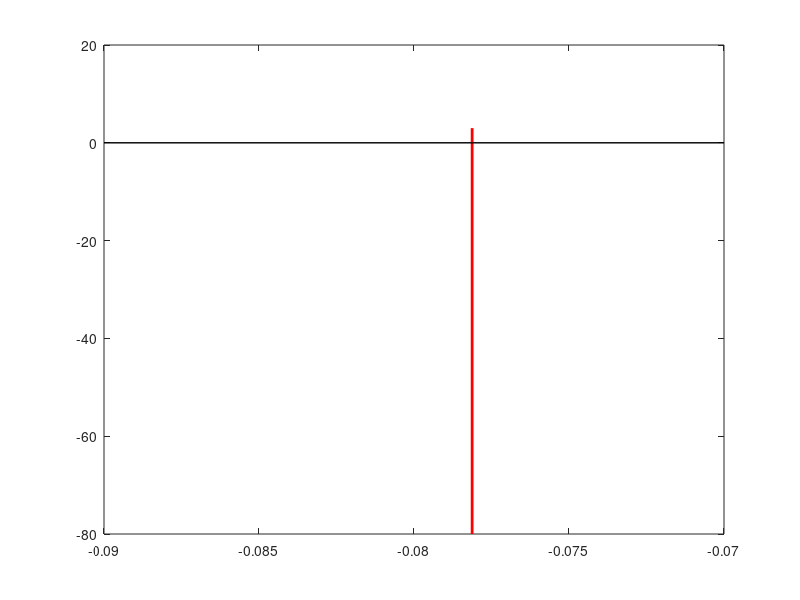

Recreate this plot in MATLAB. (Note: this script raises an error after producing the figure.)
clc
clear all
close all
format long
rng('default');

L=64;
nfft=L*64;
x_label=-0.5:1/nfft:0.5-1/nfft;
% w=2*pi*[0,1/L,5/L,5.7/L];
w=2*pi*[-5/L,0/L,5/L,5.7/L];
y=w/2/pi;
tgt_num=length(w);
amp=ones(1,tgt_num);
amp(tgt_num)=10^(-10/20);
sig=zeros(1,L);
nfft=4096;
search_f=-0.5:1/nfft:0.5-1/nfft;
for i=1:tgt_num
    theta=2*pi*rand();
    sig=sig+amp(i)*exp(1i*theta)*exp(1i*w(i)*(0:(L-1)));
end
sig=sig/sqrt(mean(abs(sig.^2)));
%% 
SNR=20;
noise=wgn(size(sig,1),size(sig,2),0,'complex');
noisedSig_20dB=sig*10^(SNR/20)+noise;
SNR=0;
noise=wgn(size(sig,1),size(sig,2),0,'complex');
noisedSig_0dB=sig*10^(SNR/20)+noise;

% load noisedSig_20dB
% load noisedSig_0dB

%% MUSIC
musicWinLen=L/2;
snapNum=L-musicWinLen+1;
x=0;
sk=zeros(musicWinLen,snapNum);
for i=1:snapNum
    B1=noisedSig_20dB(i:(i+musicWinLen-1));
    x=x+1;
    z1=B1(:);
    sk(:,x)=z1;
end
Rss= sk*sk'/snapNum;

[EV,D] = eig(Rss);
[EVA,I] = sort(diag(D).');
EV = fliplr(EV(:,I));
G = EV(:,tgt_num+1:end);
P_music_20dB=zeros(1,nfft);
for i=1:length(search_f)
    steeringVec=exp(1i*2*pi*search_f(i)*(0:musicWinLen-1)).';
    P_music_20dB(i)=1/(steeringVec'*G*G'*steeringVec);
end

%%
musicWinLen=L/2;
snapNum=L-musicWinLen+1;
x=0;
sk=zeros(musicWinLen,snapNum);
for i=1:snapNum
    B1=noisedSig_0dB(i:(i+musicWinLen-1));
    x=x+1;
    z1=B1(:);
    sk(:,x)=z1;
end
Rss= sk*sk'/snapNum;

[EV,D] = eig(Rss);
[EVA,I] = sort(diag(D).');
EV = fliplr(EV(:,I));
G = EV(:,tgt_num+1:end);
P_music_0dB=zeros(1,nfft);
for i=1:length(search_f)
    steeringVec=exp(1i*2*pi*search_f(i)*(0:musicWinLen-1)).';
    P_music_0dB(i)=1/(steeringVec'*G*G'*steeringVec);
end
%%
h=figure(2)
set(h,'position',[100 100 1000 600]);

for i=1:tgt_num
    h1=stem(y(i),-80,'r-','Marker','none','linewidth',2);
    hold on;
    h2=stem(y(i),3,'r-','Marker','none','linewidth',2);
    hold on;
    set(get(get(h1,'Annotation'),'LegendInformation'),'IconDisplayStyle','off');
    set(get(get(h2,'Annotation'),'LegendInformation'),'IconDisplayStyle','off');
end
axis([-0.1 0.15 -40 3])
set(gca,'FontSize',20); 
set(get(gca,'XLabel'),'FontSize',20);
set(get(gca,'YLabel'),'FontSize',20);
normMusic=10*log10(P_music_20dB/max(P_music_20dB)+1e-13);
plot(x_label,real(normMusic).','b:.','linewidth',3);
hold on
normMusic=10*log10(P_music_0dB/max(P_music_0dB)+1e-13);
plot(x_label,real(normMusic).','k:.','linewidth',3);
legend('SNR = 20dB','SNR = 0dB');
ylabel('Normalized Power / dB');
xlabel('Normalized freq. / Hz');
grid on;
hold on;

% save music.mat P_music_20dB P_music_0dB